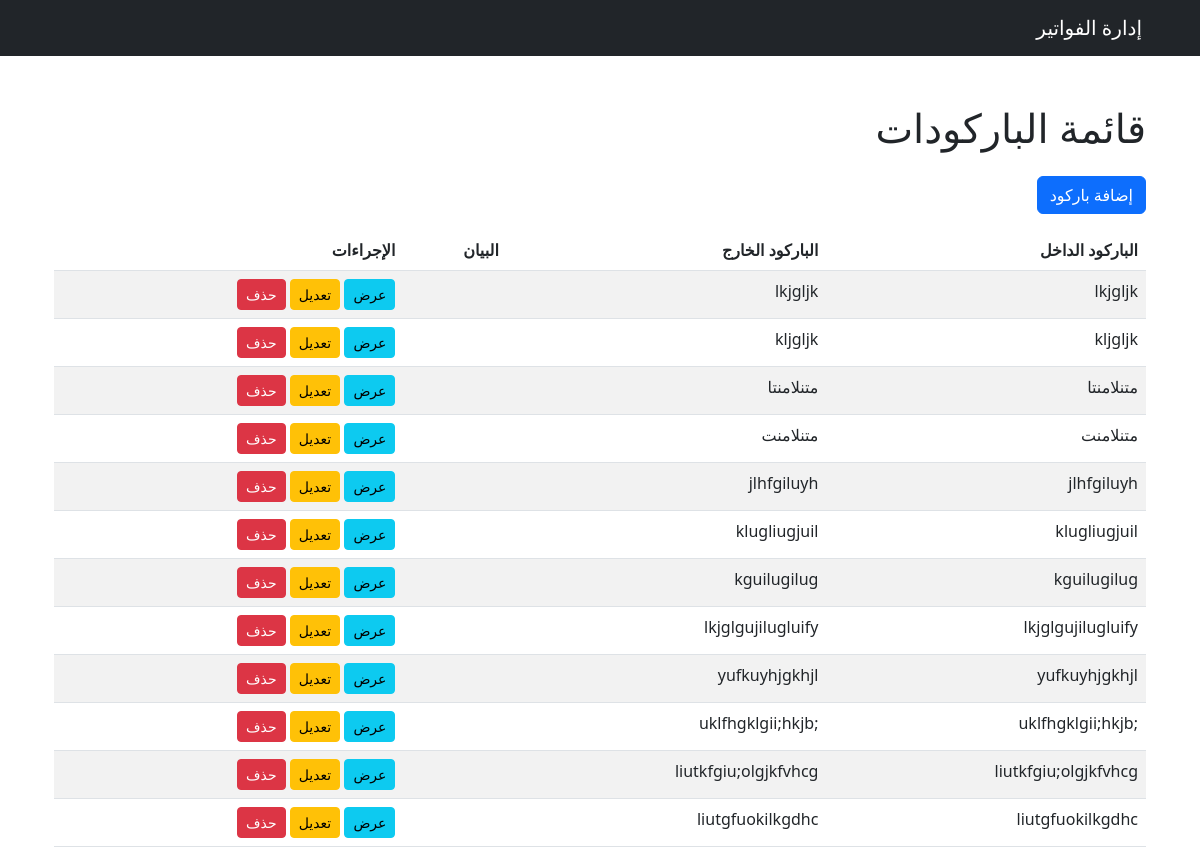
/invoice/barcode/, run on an earlier commit of the app's database.
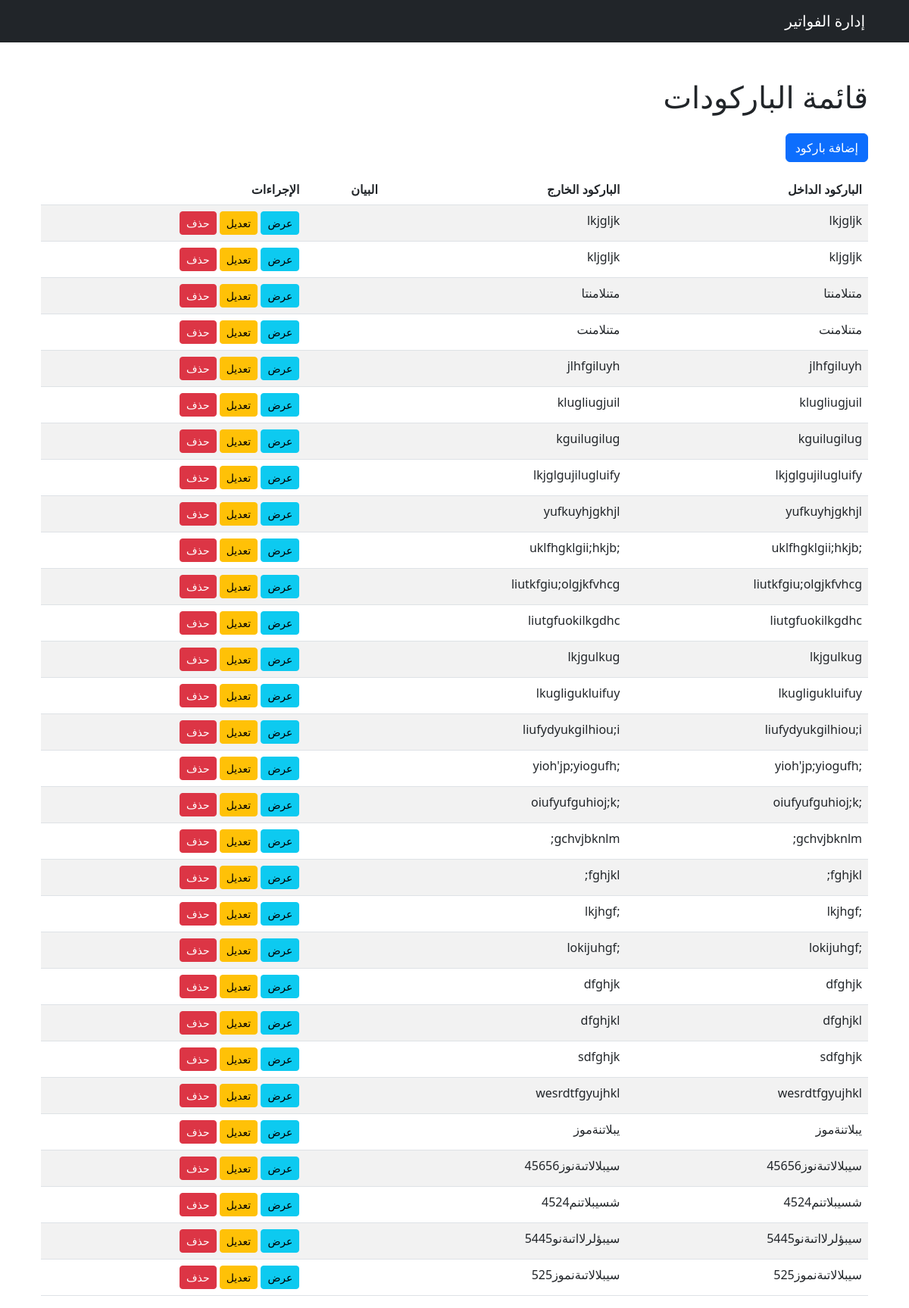
And on a later commit of the database.
### invoice/models.py (models this page shows, shortened)
class Barcode(models.Model):
    barcode_in = models.CharField(max_length=255, unique=True, verbose_name=_("الباركود الداخل"))
    barcode_out = models.CharField(max_length=255, unique=True, blank=True, null=True, verbose_name=_("الباركود الخارج"))
    suffix = models.CharField(max_length=10, blank=True, null=True, verbose_name=_("اللاحقة"))
    notes = models.TextField(blank=True, verbose_name=_("ملاحظات"))
    uniqueId = models.CharField(max_length=100, unique=True, blank=True, null=True, verbose_name=_("الرقم المسلسل"))
    slug = models.SlugField(max_length=225, unique=True, blank=True, null=True)
    date_created = models.DateTimeField(auto_now_add=True, verbose_name=_("تاريخ الإنشاء"))
    last_updated = models.DateTimeField(auto_now=True, verbose_name=_("آخر تحديث"))
    class Meta:
        verbose_name = _('باركود')
        verbose_name_plural = _('الباركودات')

### invoice/views.py (the view)
# urls.py: path('barcode/', barcodeListView.as_view(), name='barcode_list'),
class barcodeListView(ListView):
    model = Barcode
    template_name = 'barcode/barcode_list.html'
    context_object_name = 'barcode'

### templates/barcode/barcode_list.html
{% extends 'base.html' %}
{% block content %}
<div class="container mt-5">
    <h1 class="mb-4">قائمة الباركودات </h1>
    <a href="{% url 'barcode_create' %}" class="btn btn-primary mb-3">إضافة باركود </a>
    <table class="table table-striped">
        <thead>
            <tr>
                <th>الباركود الداخل </th>
                <th>الباركود الخارج </th>
                <th>البيان</th>
                <th>الإجراءات</th>
            </tr>
        </thead>
        <tbody>
            {% for barcode in barcode %}
                <tr>
                    <td>{{ barcode.barcode_in }}</td>
                    <td>{{ barcode.barcode_out }}</td>
                    <td>{{ barcode.notes }}</td>
                    <td>
                        <a href="{% url 'barcode_detail' barcode.pk %}" class="btn btn-info btn-sm">عرض</a>
                        <a href="{% url 'barcode_update' barcode.pk %}" class="btn btn-warning btn-sm">تعديل</a>
                        <a href="{% url 'barcode_delete' barcode.pk %}" class="btn btn-danger btn-sm">حذف</a>
                    </td>
                </tr>
            {% endfor %}
        </tbody>
    </table>
</div>
{% endblock %}

What changed in the data, as far as the page shows it:
added Barcode: barcode_in "lkjgulkug", barcode_out "lkjgulkug"
added Barcode: barcode_in "lkugligukluifuy", barcode_out "lkugligukluifuy"
added Barcode: barcode_in "liufydyukgilhiou;i", barcode_out "liufydyukgilhiou;i"
added Barcode: barcode_in ";yioh'jp;yiogufh", barcode_out ";yioh'jp;yiogufh"
added Barcode: barcode_in ";oiufyufguhioj;k", barcode_out ";oiufyufguhioj;k"
added Barcode: barcode_in "gchvjbknlm;", barcode_out "gchvjbknlm;"
added Barcode: barcode_in "fghjkl;", barcode_out "fghjkl;"
added Barcode: barcode_in ";lkjhgf", barcode_out ";lkjhgf"
added Barcode: barcode_in ";lokijuhgf", barcode_out ";lokijuhgf"
added Barcode: barcode_in "dfghjk", barcode_out "dfghjk"
added Barcode: barcode_in "dfghjkl", barcode_out "dfghjkl"
added Barcode: barcode_in "sdfghjk", barcode_out "sdfghjk"
added Barcode: barcode_in "wesrdtfgyujhkl", barcode_out "wesrdtfgyujhkl"
added Barcode: barcode_in "يبلاتنةموز", barcode_out "يبلاتنةموز"
added Barcode: barcode_in "سيبلالاتىةنوز45656", barcode_out "سيبلالاتىةنوز45656"
added Barcode: barcode_in "شسيبلاتنم4524", barcode_out "شسيبلاتنم4524"
added Barcode: barcode_in "سيبؤلرلااتىةنو5445", barcode_out "سيبؤلرلااتىةنو5445"
added Barcode: barcode_in "سيبلالاتىةنموز525", barcode_out "سيبلالاتىةنموز525"
